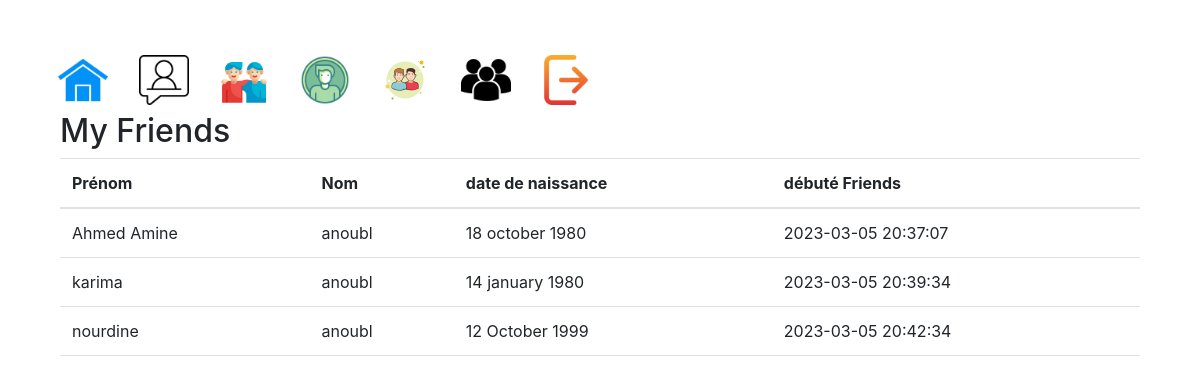
Screenshot of /controller/freind.php (signed in) with the database file from the repository.
### tables this page shows
CREATE TABLE IF NOT EXISTS `friends` (
  `id` int(11) NOT NULL AUTO_INCREMENT,
  `user_id` int(11) DEFAULT NULL,
  `freind_id` int(11) DEFAULT NULL,
  `date_friends` timestamp NULL DEFAULT NULL,
  PRIMARY KEY (`id`),
  KEY `emeteur_id` (`user_id`),
  KEY `recepteur_id` (`freind_id`)
);

CREATE TABLE IF NOT EXISTS `users` (
  `id` int(11) NOT NULL AUTO_INCREMENT,
  `prenom` varchar(50) NOT NULL,
  `nom` varchar(50) NOT NULL,
  `email` varchar(50) NOT NULL,
  `password` varchar(50) NOT NULL,
  `genre` varchar(10) NOT NULL,
  `status` varchar(20) NOT NULL,
  `jour` int(11) NOT NULL,
  `mois` varchar(20) NOT NULL,
  `anne` int(11) NOT NULL,
  `connecter` int(11) NOT NULL DEFAULT '0',
  PRIMARY KEY (`id`)
);

### controller/freind.php (called while the page is built, shortened)
<?php
$id=$_SESSION['id'];
require "../views/nav.php";
require "../models/users.php";
$user=new users();
$title="My Friends";
$row=$user->freind($id);
require "../views/freind.php";
?>

### models/users.php (called while the page is built, shortened)
<?php
class users extends connection
{
public function freind($id)
{
    $con=$this->connections();
    $sql="
SELECT users.prenom,users.nom,users.jour,users.mois,users.anne,friends.date_friends
FROM users,friends
where users.id=friends.freind_id and friends.user_id='$id';
    ";
    $result=$con->query($sql);
    return $result->fetchall();
}
}
?>

### views/freind.php (the view, shortened to what this page needs)
<!DOCTYPE html>
<html lang="en">
<head>
    <link rel="stylesheet" href="https://cdn.jsdelivr.net/npm/bootstrap@4.0.0/dist/css/bootstrap.min.css">
</head>
<body>
    <div class="container">
        <h2><?php echo $title;  ?></h2>
        <table class="table">
            <thead>
            <th>Prénom</th>
            <th>Nom</th>
            <th>date de naissance</th>
            <th>débuté Friends</th>
            </thead>
            <tbody>
                <?php foreach ($row as $row)
                {
                       ?>
                       <tr>
                     <td><?php echo $row['prenom'];  ?></td>
                     <td><?php echo $row['nom'];  ?></td>
                     <td><?php echo $row['jour']." ".$row['mois']." ".$row['anne']; ?></td>
                     <td><?php echo $row['date_friends'];  ?></td>
                     </tr>
                    <?php
                }
                ?>
            </tbody>
        </table>
    </div>
</body>
</html>

### views/nav.php (style rules this page uses)
body { background-color: rgb(97, 80, 199); }

### rows the page displays
friends: users.prenom "Ahmed Amine", users.nom "anoubl", users.jour "18", users.mois "october", users.anne "1980", date_friends "2023-03-05 20:37:07"
friends: users.prenom "karima", users.nom "anoubl", users.jour "14", users.mois "january", users.anne "1980", date_friends "2023-03-05 20:39:34"
friends: users.prenom "nourdine", users.nom "anoubl", users.jour "12", users.mois "October", users.anne "1999", date_friends "2023-03-05 20:42:34"

### other values shown
$title "My Friends"
